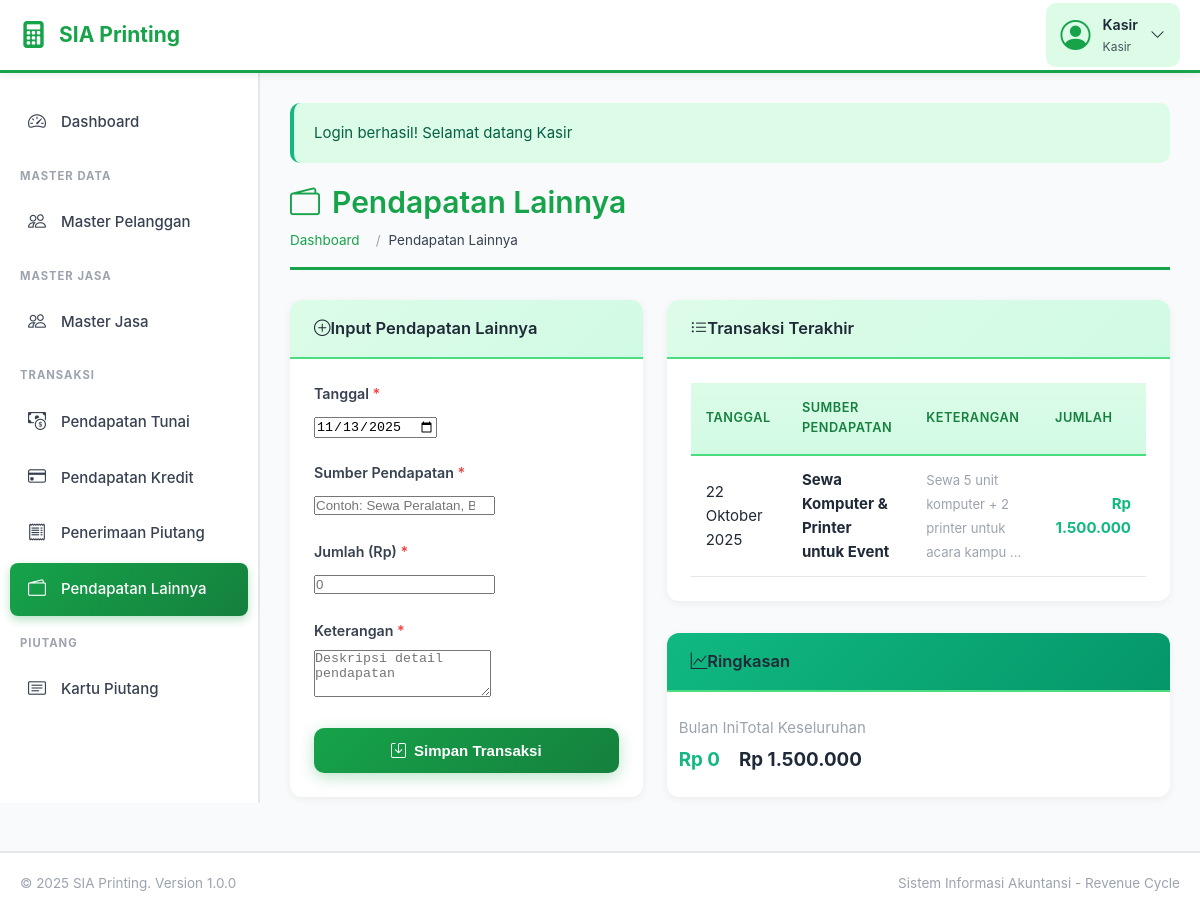
/pendapatan-lainnya.php (signed in), run on an earlier commit of the app's database.
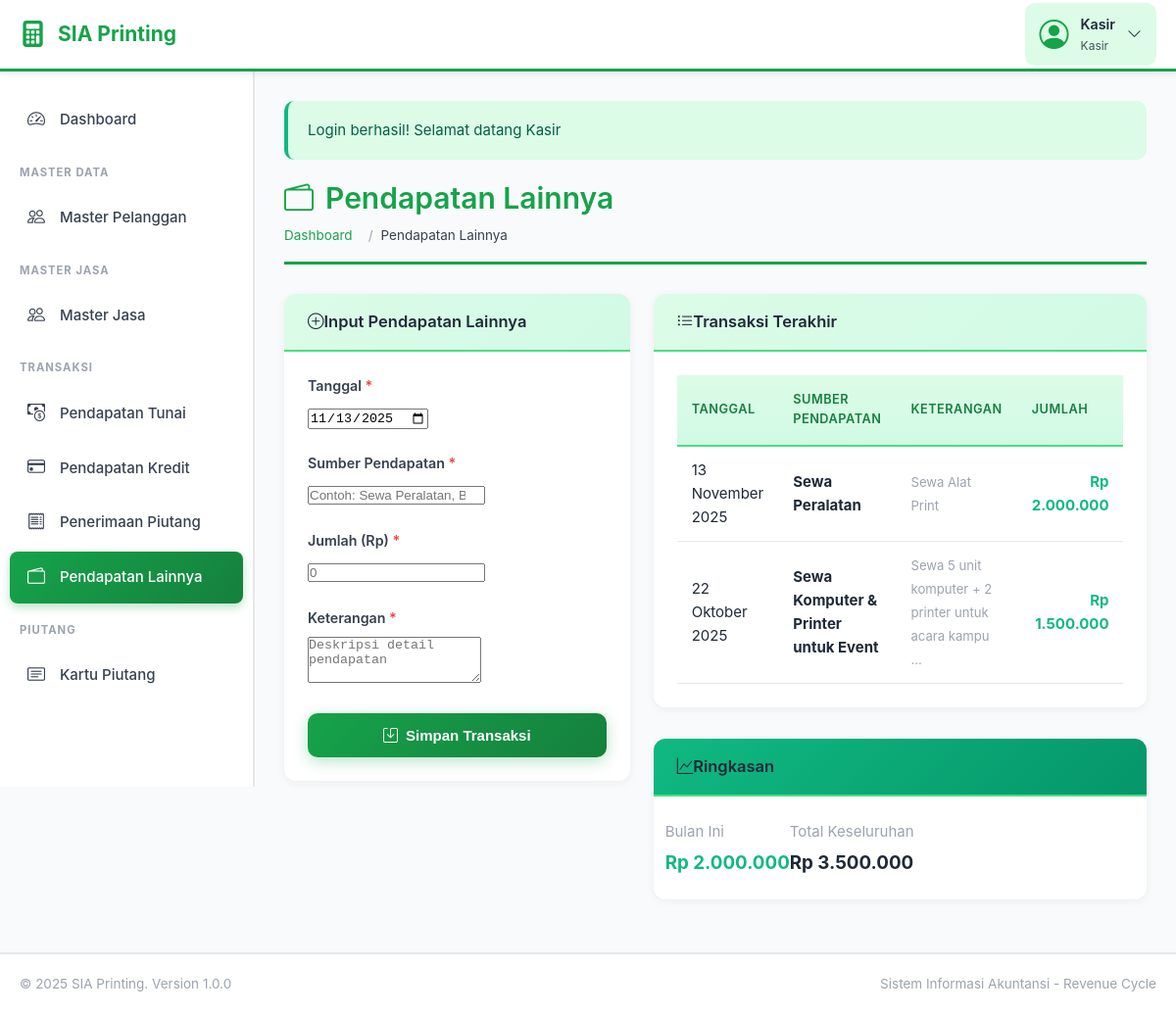
And on a later commit of the database.
### tables this page shows
CREATE TABLE `pendapatan_lainnya` (
  `id_pendapatan` int(11) NOT NULL,
  `tanggal` date NOT NULL,
  `sumber_pendapatan` varchar(100) NOT NULL,
  `jumlah` decimal(15,2) NOT NULL,
  `keterangan` text DEFAULT NULL,
  `created_by` int(11) DEFAULT NULL,
  `created_at` timestamp NOT NULL DEFAULT current_timestamp()
);

### config.php (called while the page is built, shortened)
<?php
function format_rupiah($angka) {
    return 'Rp ' . number_format($angka, 0, ',', '.');
}
function format_tanggal($tanggal) {
    $bulan = array(
        1 => 'Januari', 'Februari', 'Maret', 'April', 'Mei', 'Juni',
        'Juli', 'Agustus', 'September', 'Oktober', 'November', 'Desember'
    );
    $pecah = explode('-', $tanggal);
    return $pecah[2] . ' ' . $bulan[(int)$pecah[1]] . ' ' . $pecah[0];
}
?>

### pendapatan-lainnya.php (the view, shortened to what the changed rows need)
<?php
require_once 'config.php';
$recent = $conn->query("SELECT * FROM pendapatan_lainnya ORDER BY created_at DESC LIMIT 10");
include 'includes/header.php';
?>
<div class="page-title">
    <h1><i class="bi bi-wallet2 me-2"></i>Pendapatan Lainnya</h1>
</div>
<div class="row">
    <div class="col-lg-7">
        <div class="card">
            <div class="card-body">
                <div class="table-responsive">
                    <table class="table table-hover">
                        <thead>
                            <tr>
                                <th>Tanggal</th>
                                <th>Sumber Pendapatan</th>
                                <th>Keterangan</th>
                                <th class="text-end">Jumlah</th>
                            </tr>
                        </thead>
                        <tbody>
                            <?php if ($recent->num_rows > 0): ?>
                                <?php while ($row = $recent->fetch_assoc()): ?>
                                    <tr>
                                        <td><?php echo format_tanggal($row['tanggal']); ?></td>
                                        <td>
                                            <strong><?php echo $row['sumber_pendapatan']; ?></strong>
                                        </td>
                                        <td>
                                            <small class="text-muted">
                                                <?php echo substr($row['keterangan'], 0, 50); ?>
                                                <?php echo strlen($row['keterangan']) > 50 ? '...' : ''; ?>
                                            </small>
                                        </td>
                                        <td class="text-end fw-bold text-success">
                                            <?php echo format_rupiah($row['jumlah']); ?>
                                        </td>
                                    </tr>
                                <?php endwhile; ?>
                            <?php endif; ?>
                        </tbody>
                    </table>
                </div>
            </div>
        </div>
        <?php
        $bulan_ini = date('Y-m');
        $total_bulan_ini = $conn->query("SELECT COALESCE(SUM(jumlah), 0) as total
                                          FROM pendapatan_lainnya
                                          WHERE DATE_FORMAT(tanggal, '%Y-%m') = '$bulan_ini'")
                                  ->fetch_assoc()['total'];
        $total_semua = $conn->query("SELECT COALESCE(SUM(jumlah), 0) as total FROM pendapatan_lainnya")
                            ->fetch_assoc()['total'];
        ?>
        <div class="card mt-4">
            <div class="card-body">
                <div class="row">
                    <div class="col-6">
                        <p class="text-muted small mb-1">Bulan Ini</p>
                        <h4 class="mb-0 fw-bold text-success">
                            <?php echo format_rupiah($total_bulan_ini); ?>
                        </h4>
                    </div>
                    <div class="col-6">
                        <p class="text-muted small mb-1">Total Keseluruhan</p>
                        <h4 class="mb-0 fw-bold text-primary">
                            <?php echo format_rupiah($total_semua); ?>
                        </h4>
                    </div>
                </div>
            </div>
        </div>
    </div>
</div>
<?php include 'includes/footer.php'; ?>

What changed in the data, as far as the page shows it:
added pendapatan_lainnya: tanggal "13 November 2025", sumber_pendapatan "Sewa Peralatan", keterangan "Sewa Alat Print", jumlah "Rp 2.000.000"
Also different on the page:
format_rupiah($total_bulan_ini): "Rp 0" → "Rp 2.000.000"
format_rupiah($total_semua): "Rp 1.500.000" → "Rp 3.500.000"
